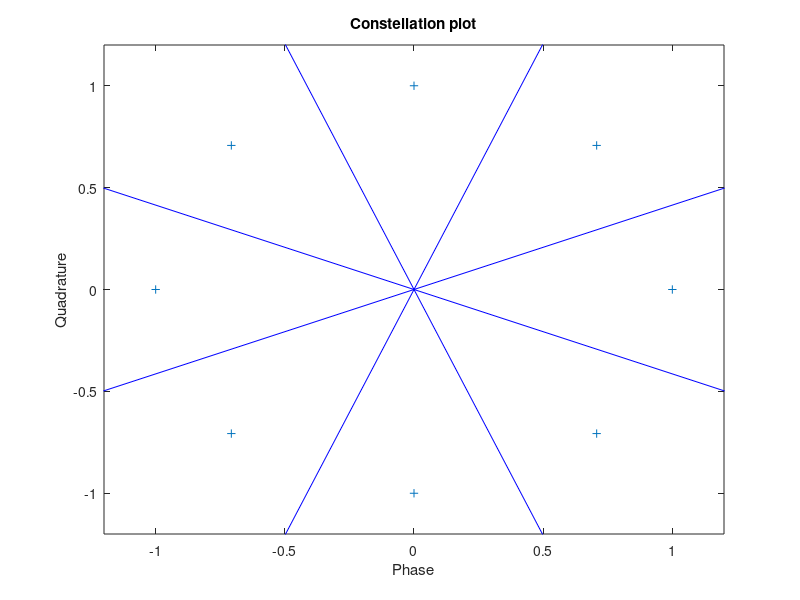

MATLAB code for this plot: (Note: this script raises an error after producing the figure.)
close all
clear

%% Input parameters
N = 432;    % Number of bits to transmit
Rb = 440;   % bit rate [bit/sec]
fs = 4400; % Sampling frequency [Sample/s]
Ts = 1/fs; % Sample time [s/Sample]
fc = 1000;  % Carrier frequency [Hz]
span = 6;   % Pulse-width in symbol times.

rolloff = 0.4; % Roll-off factor (ie. alpha) for Raised Cosine pulse.

%% Transmitter
%% Constellation (normalized to unit energy E=d^2)
%constellation = [1 -1]; % BPSK
%constellation = [(1 + 1i), (1 - 1i), (-1 -1i), (-1 + 1i)]/sqrt(2);% Constellation 1 - QPSK/4-QAM
constellation = [sqrt(2), (1 + 1i), sqrt(2)*1i, (-1 + 1i), -sqrt(2), (-1 -1i), -sqrt(2)*1i, (1 - 1i)]/sqrt(2);  % 8-PAM

% % Generate matrix of 16-QAM points.
% order = 16  % Number of QAM constellation points.
% d_min = 2;  % Minimum distance between symbols.
% constx = 0:d_min:(sqrt(order)-1)*d_min
% constx = repmat(constx, sqrt(order),1)
% consty = 0:d_min:(sqrt(order)-1)*d_min
% consty = repmat(consty', 1, sqrt(order))
% const = constx+1i*consty % Make each point into complex number.
% const = const - (3+3i); % Translate matrix to center on origin.
% % Next step: organise constellation matrix elements into vector sorted in
% % gray sequence.
% plot(const, 'ob')
% grid on
% 
% constellation = reshape(const, [1 16])
% plot(const, 'ob')
% grid on

grid on;
if length(constellation)>2 % Voronoi need at least 3 constellation points.
    voronoi(real(constellation), imag(constellation))
end
title('Constellation plot')
xlabel("Phase"); ylabel("Quadrature");


% Preamble (including initial delay where nothing is tx'd)
delay_time = randi([1,20], 1);       % Generate a random delay between 1 and 20 samples long.
delay = zeros(1, delay_time);
preamble = [1 1 1 1 1 -1 -1 1 1 -1 1 -1 1]; % Barker-13
%preamble = [1 1 1 -1 -1 1 -1]; % Barker-7

%preamble_symbs = preamble.*(1+1i)./sqrt(2); % Map preamble to symbols, so that they are 180deg apart! MUST BE MODIFIED IF USING DIFFERENT CONSTELLATION.
preamble_symbs = preamble; % Do NOT need to map to valid symbols

%% Data source
% b = randsrc(1,N,[0 1]); % Random message bits.

string = 'SSY121 Group 7 says: The Capital Of Hawaii Is Honolulu.';
b = string2bitStream(string);
b = [b zeros(1, 432-length(b))]; % Pad string with zeros to fill length 432 packet.
disp(['Sent message: ' string])

%% Bits to Messages
M = length(constellation);      % M unique messages/symbols.
bpsymb = log2(M);       % Bits per symbol
Rsymb = Rb/bpsymb;
Tsymb = 1/Rsymb;
sps   = fs/Rsymb; % Samples per symbol. [Sample/s / Symbol/s = Sample/Symbol] 
m = buffer(b, bpsymb)'; % Group information bits into bits per symbol
m_idx = bi2de(m, 'left-msb')'+1; % Bits to symbol index, msb: the Most Significant Bit

% Message to symbol
message_symbs = constellation(m_idx);    % Map messages to constellation symbols using indices
%symbs = [delay preamble_symbs ]; % Prepend variable delay and preamble to message.
symbs = [delay preamble_symbs message_symbs];


% Generate basic pulse
[pulse t] = rtrcpuls(rolloff, Tsymb, fs, span); % Generate basis pulse.
figure
plot(t, pulse); grid on; title('Basic pulse');

% Pulse-modulation -> create baseband signal
sps = fix(sps); % Convert explicitly to integer !!UGLY HACK!!
x_upsample = upsample(symbs, sps); % Upsample to fs.
s = conv(pulse, x_upsample); % Pulse shaping the symbol-train by convolving with basis pulse.
t_s = (0:length(s)-1).*Ts; % Signal time-axis ie. x[n]*n*Ts.

% Normalize baseband amplitude to sqrt(2) (because pulse-convolution attenuates signal).
s = s.*(sqrt(2)/find_largest_magnitude(real(s)));
scatterplot(s)


figure
subplot(221) 
plot(real(s))
grid on; title('Real pulse-modulated baseband');

subplot(223)
stem(real(x_upsample))
grid on; title('Real symbol baseband');

subplot(222) 
plot(imag(s))
grid on; title('Imag pulse-modulated baseband');

subplot(224)
stem(imag(x_upsample))
grid on; title('Imag symbol baseband');

I = real(s);
Q = imag(s);

tx_sig = I.*cos(2*pi*fc*(t_s)) - Q.*sin(2*pi*fc*(t_s));
figure
plot(t_s, tx_sig); 
title('Carrier signal')
grid on;


%% Channel (AWGN)
SNRdB = 10;
s_noisy = awgn(tx_sig, SNRdB, 'measured');
figure; plot(real(s_noisy))
title('Carrier signal with Noise')

%% Receiver

phzOffs = 2*pi/7;% Phase offset
rx_I =  s_noisy.*cos(2*pi*fc*t_s + phzOffs);
rx_Q = -s_noisy.*sin(2*pi*fc*t_s + phzOffs);

figure
subplot(121)
plot(t_s, rx_I)
title('RX-I, mixed')
subplot(122)
plot(t_s, rx_Q)
title('RX-Q, mixed')

% Lowpass filter to give baseband signal.
rx_I_filtered = lowpass(rx_I, Rsymb, fs, 'ImpulseResponse','iir','Steepness',0.75);
rx_Q_filtered = lowpass(rx_Q, Rsymb, fs, 'ImpulseResponse','iir','Steepness',0.75);

figure
subplot(121)
plot(t_s, rx_I_filtered)
title('RX-I, filtered')
subplot(122)
plot(t_s, rx_Q_filtered)
title('RX-Q, filtered')

% Matched filter
MF = fliplr(conj(pulse));        %create matched filter impulse response
MF_I_output = filter(MF, 1, rx_I_filtered); 
MF_I_output = MF_I_output(length(MF):end); %remove transient
MF_Q_output = filter(MF, 1, rx_Q_filtered); 
MF_Q_output = MF_Q_output(length(MF):end); %remove transient

figure
subplot(121)
plot(MF_I_output)
hold on
grid on; title('RX-I, matched-filtered')
subplot(122)
plot(MF_Q_output)
grid on; title('RX-Q, matched-filtered')

% Synchroniser (TODO)
rx_symbs = [MF_I_output(1:sps:end)', MF_Q_output(1:sps:end)']; % This assumes PERFECT synchronization.

% Plot sample points on baseband signal.
figure
subplot(121)
plot(MF_I_output)
hold on
stem(1:sps:length(MF_I_output), MF_I_output(1:sps:end))
grid on; title('RX-I, sampled')
subplot(122)
plot(MF_Q_output)
hold on
stem(1:sps:length(MF_Q_output), MF_Q_output(1:sps:end))
grid on; title('RX-Q, sampled')
hold off

% Unmapping to symbols
samples = rx_symbs(:,1) + 1i.*rx_symbs(:,2);
figure
hold on
if length(constellation)>2
    voronoi(real(constellation), imag(constellation))
end
plot(samples, 'o')
hold off
axis square; grid on
% xlim([-1 1]);
% ylim([-1 1]);
title('Received samples');

% Preamble correlation
sample_corr = conv(samples, fliplr(preamble));
[~,peak_idx] = max(sample_corr);
figure
subplot(311)
plot(abs(sample_corr))
hold on; plot(peak_idx, abs(sample_corr(peak_idx)), 'or')
grid on
subplot(312)
plot( real(sample_corr) )
grid on
subplot(313)
plot(imag(sample_corr))
grid on

% Attempt to use preamble to find phase errors/ambiguities.
% eg. if there is a phase error of 90deg, there will be a correlation, but
% negative in one of the I/Q streams.
phzError = angle(sample_corr(peak_idx))%-pi/4 % Offset by nominal phase of preamble.
samples_phzCorrected = samples.*exp(1i*-phzError); 

% Normalize signal amplitude using preamble
samples_phzCorrected = samples_phzCorrected./abs(samples(peak_idx));

% Plot phase-corrected samples.
figure
hold on
plot(samples_phzCorrected, 'ob'); title('Phase-corrected rx. Decision regions overlaid.')
if length(constellation)>2
    voronoi(real(constellation), imag(constellation))
end
hold off

% Minimum euclidean distance. Unmap symbols to messages
d = abs(repmat(samples_phzCorrected, 1, length(constellation)) - repmat(constellation, length(samples), 1)).^2; % Compute distance of every sample symbol to every constellation point.
[~, nearest_idx] = min(d, [], 2);  % Get index of value with minimum distance to a constellation point. Traverse along column.

rx_mapped = constellation(nearest_idx); % Choose corresponding symbol.

% Preamble detection
%corr = conv(rx_mapped, fliplr(preamble)); % Compare preamble to received symbol vector. Peak at end of preamble.
%[~,peak_idx] = max(corr);



% Symbols to messages
m_hat = rx_mapped(peak_idx+1:end); % Get symbols after preamble -> actual message.
SER = symerr(message_symbs, m_hat) 

% Messages to bits
b_hat_buffer = de2bi(nearest_idx(peak_idx+1:end)-1, bpsymb, 'left-msb')';
b_hat = b_hat_buffer(:)'; %write as a vector
BER = biterr(b, b_hat) %count of bit errors

b_hat_trunc = b_hat(1:end-rem(length(b_hat), 7)); % Truncate received bitstream so that it's divisible by 7 (ASCII length).
disp(['Received message: ' bitStream2string(b_hat_trunc)])

